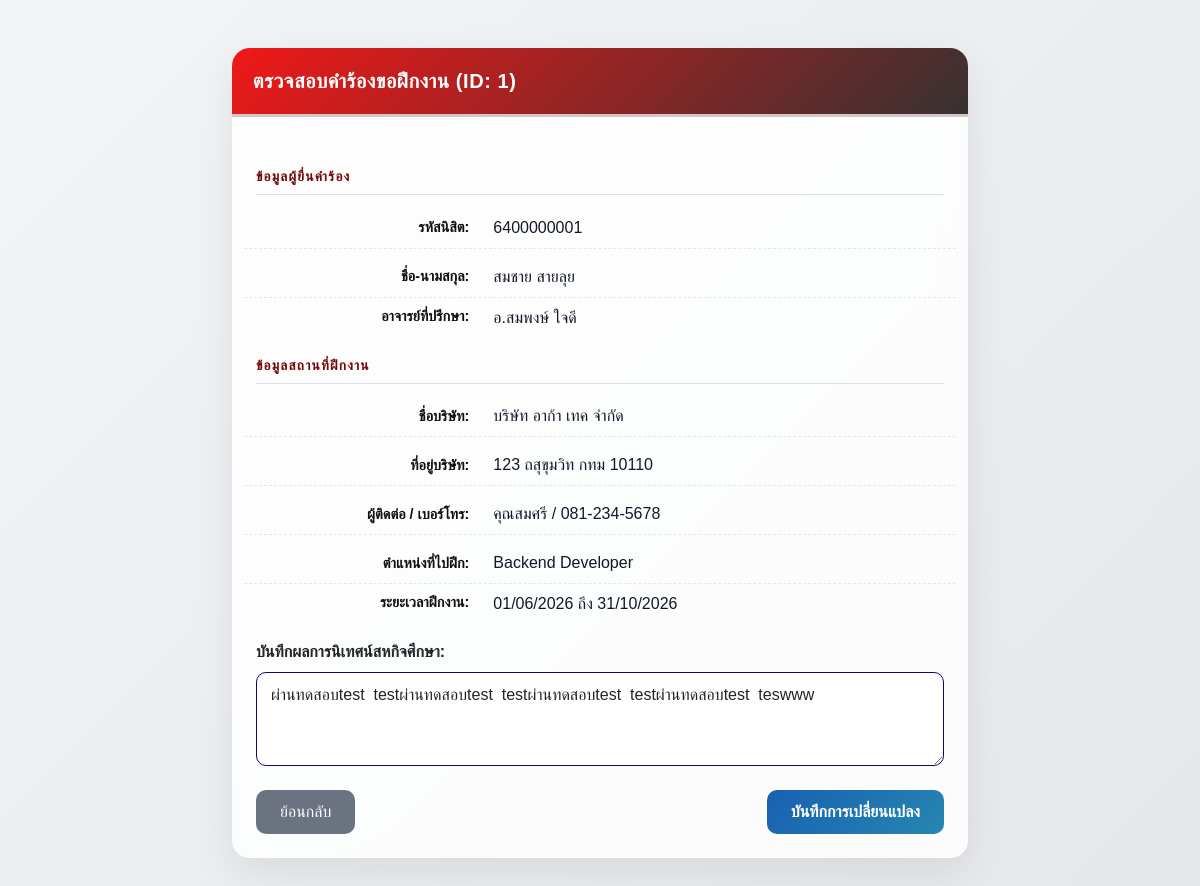
/hu_internships/teacher/update_teacher.php?id=1 (signed in), run on the app's committed database.
### tables this page shows
CREATE TABLE `internship_requests` (
  `intern_id` int(11) NOT NULL AUTO_INCREMENT,
  `student_id` varchar(11) DEFAULT NULL,
  `firstName` varchar(100) DEFAULT NULL,
  `lastName` varchar(100) DEFAULT NULL,
  `advisor_name` varchar(100) DEFAULT NULL,
  `company_name` varchar(100) DEFAULT NULL,
  `company_address` varchar(150) DEFAULT NULL,
  `contact_name` varchar(100) DEFAULT NULL,
  `contact_phone` varchar(30) DEFAULT NULL,
  `position` varchar(100) DEFAULT NULL,
  `start_date` date DEFAULT NULL,
  `end_date` date DEFAULT NULL,
  `status` int(11) DEFAULT NULL,
  `remark` varchar(150) DEFAULT NULL,
  `request_date` timestamp NULL DEFAULT NULL,
  `comment_teacher` text,
  PRIMARY KEY (`intern_id`)
);

### hu_internships/teacher/update_teacher.php (the view, shortened to what this page needs)
<?php
include '../includes/db_connect.php';
if (isset($_GET['id'])) {
    $id = $_GET['id'];
    $sql_select = "SELECT * FROM internship_requests WHERE intern_id = '$id'";
    $result = $connect->query($sql_select);
    if ($result->num_rows > 0) {
        $row = $result->fetch_assoc();
    } else {
        die("ไม่พบข้อมูลคำร้อง ID นี้");
    }
} else {
    header("Location: ../staff/view_all.php");
    exit();
}
?>
<!DOCTYPE html>
<html lang="th">
<head>
    <link href="https://cdn.jsdelivr.net/npm/bootstrap@5.3.0/dist/css/bootstrap.min.css" rel="stylesheet">
</head>
<body class="bg-light">
    <div class="container mt-5 mb-5">
        <div class="row justify-content-center">
            <div class="col-lg-8">
                <div class="card shadow">
                    <div class="card-header bg-dark text-white">
                        <h5 class="mb-0"> ตรวจสอบคำร้องขอฝึกงาน (ID: <?php echo $row['intern_id']; ?>)</h5>
                    </div>
                    <div class="card-body p-4">
                        <h6 class="text-primary fw-bold border-bottom pb-2">ข้อมูลผู้ยื่นคำร้อง</h6>
                        <div class="row mb-2">
                            <div class="col-sm-4 fw-bold text-end">รหัสนิสิต:</div>
                            <div class="col-sm-8"><?php echo $row['student_id']; ?></div>
                        </div>
                        <div class="row mb-2">
                            <div class="col-sm-4 fw-bold text-end">ชื่อ-นามสกุล:</div>
                            <div class="col-sm-8"><?php echo $row['firstName'] . " " . $row['lastName']; ?></div>
                        </div>
                        <div class="row mb-4">
                            <div class="col-sm-4 fw-bold text-end">อาจารย์ที่ปรึกษา:</div>
                            <div class="col-sm-8"><?php echo $row['advisor_name']; ?></div>
                        </div>
                        <h6 class="text-primary fw-bold border-bottom pb-2">ข้อมูลสถานที่ฝึกงาน</h6>
                        <div class="row mb-2">
                            <div class="col-sm-4 fw-bold text-end">ชื่อบริษัท:</div>
                            <div class="col-sm-8"><?php echo $row['company_name']; ?></div>
                        </div>
                        <div class="row mb-2">
                            <div class="col-sm-4 fw-bold text-end">ที่อยู่บริษัท:</div>
                            <div class="col-sm-8"><?php echo $row['company_address']; ?></div>
                        </div>
                        <div class="row mb-2">
                            <div class="col-sm-4 fw-bold text-end">ผู้ติดต่อ / เบอร์โทร:</div>
                            <div class="col-sm-8"><?php echo $row['contact_name'] . " / " . $row['contact_phone']; ?></div>
                        </div>
                        <div class="row mb-2">
                            <div class="col-sm-4 fw-bold text-end">ตำแหน่งที่ไปฝึก:</div>
                            <div class="col-sm-8"><?php echo $row['position']; ?></div>
                        </div>
                        <div class="row mb-4">
                            <div class="col-sm-4 fw-bold text-end">ระยะเวลาฝึกงาน:</div>
                            <div class="col-sm-8">
                                <?php
                                $start = $row['start_date'] ? date("d/m/Y", strtotime($row['start_date'])) : "-";
                                $end = $row['end_date'] ? date("d/m/Y", strtotime($row['end_date'])) : "-";
                                echo $start . " ถึง " . $end;
                                ?>
                            </div>
                        </div>
                        <form action="update_teacher.php" method="POST">
                            <div class="mb-4">
                                <label class="form-label fw-bold">บันทึกผลการนิเทศน์สหกิจศึกษา:</label>
                                <textarea class="form-control" name="remark" rows="3" placeholder="ระบุหมายเหตุถึงนิสิต เช่น เอกสารไม่ครบ, รอรับใบส่งตัว ฯลฯ"><?php echo $row['comment_teacher']; ?></textarea>
                            </div>
                            <div class="d-flex justify-content-between">
                                <a href="../staff/view_all.php" class="btn btn-secondary px-4">ย้อนกลับ</a>
                                <button type="submit" name="update_btn" class="btn btn-success px-4">บันทึกการเปลี่ยนแปลง</button>
                            </div>
                        </form>
                    </div>
                </div>
            </div>
        </div>
    </div>
</body>
</html>

### hu_internships/teacher/update_teacher.php (style rules this page uses)
body { font-family: 'Sarabun', sans-serif; background: linear-gradient(135deg, #f3f4f6, #e5e7eb); color: #1f2937; }
.card { border: none; border-radius: 18px; overflow: hidden; background: rgba(255,255,255,0.85); backdrop-filter: blur(10px); box-shadow: 0 15px 40px rgba(0, 0, 0, 0.08) !important; transition: 0.3s; }
.card-header { background: linear-gradient(135deg, #f01818, #373131) !important; border-bottom: 3px solid #d3c5c8 !important; padding: 1.3rem; }
.card-header h5 { font-weight: 600; letter-spacing: 0.6px; color: #fff; }
h6.text-primary { color: #720707 !important; text-transform: uppercase; font-size: 0.85rem; letter-spacing: 1.2px; margin-top: 1.8rem; margin-bottom: 0.8rem; }
.fw-bold.text-end { color: #0f0f14; font-weight: 600 !important; font-size: 0.9rem; }
.form-select, .form-control { border-radius: 10px; border: 1px solid #19026c; padding: 10px 14px; transition: all 0.25s ease; background-color: #fff; }
.btn-success { background: linear-gradient(135deg, #1960b1, #2587b1); border: none; border-radius: 10px; padding: 10px 26px; font-weight: 600; transition: all 0.25s ease; }
.btn-secondary { background-color: #6b7280; border: none; border-radius: 10px; padding: 10px 20px; transition: 0.25s; }
.row.mb-2 { align-items: center; padding: 8px 0; border-bottom: 1px dashed #e5e7eb; transition: 0.2s; }
.col-sm-8 { color: #111827; font-weight: 500; }

### data on the page
internship_requests: intern_id "1", student "6400000001", firstName "สมชาย", lastName "สายลุย", advisor_name "อ.สมพงษ์ ใจดี", company_name "บริษัท อาก้า เทค จำกัด", company_address "123 ถสุขุมวิท กทม 10110", contact_name "คุณสมศรี", contact_phone "081-234-5678", position "Backend Developer", start_date "01/06/2026", end_date "31/10/2026", remark "ผ่านทดสอบtest testผ่านทดสอบtest testผ่านทดสอบtest testผ่านทดสอบtest teswww"
